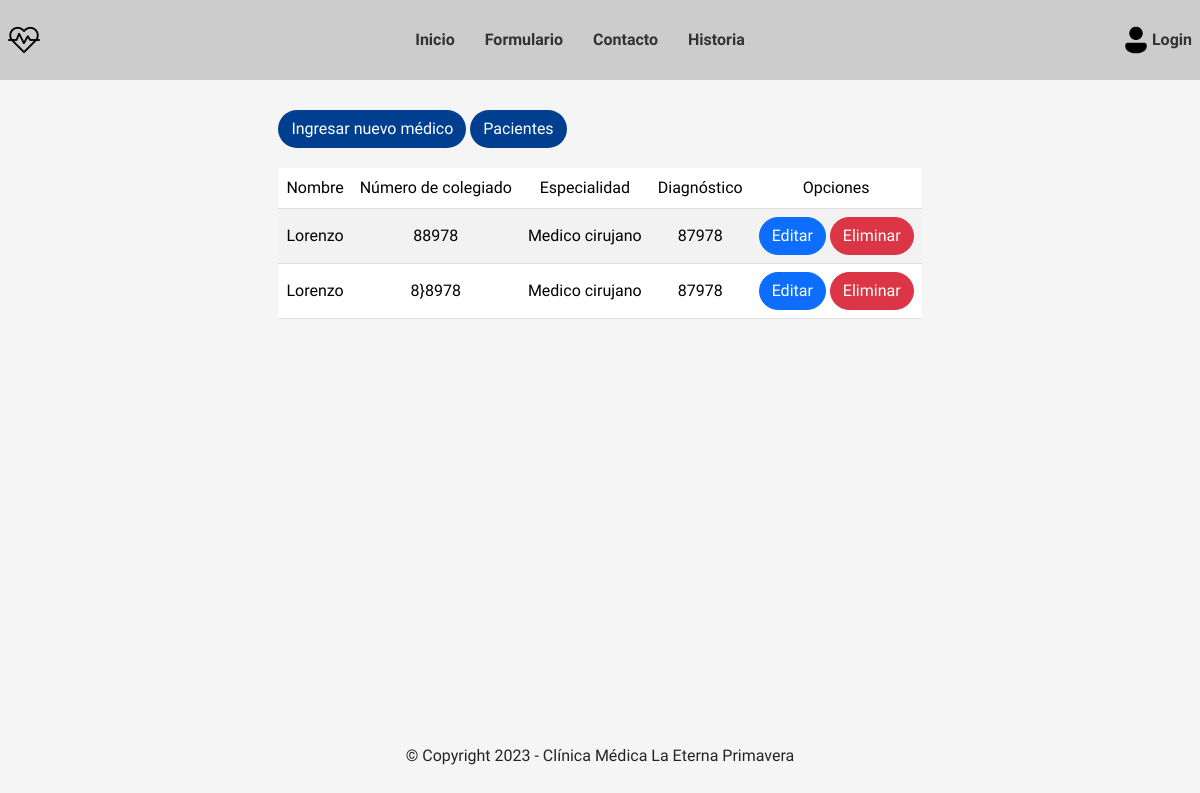
/medico, run on an earlier commit of the app's database.
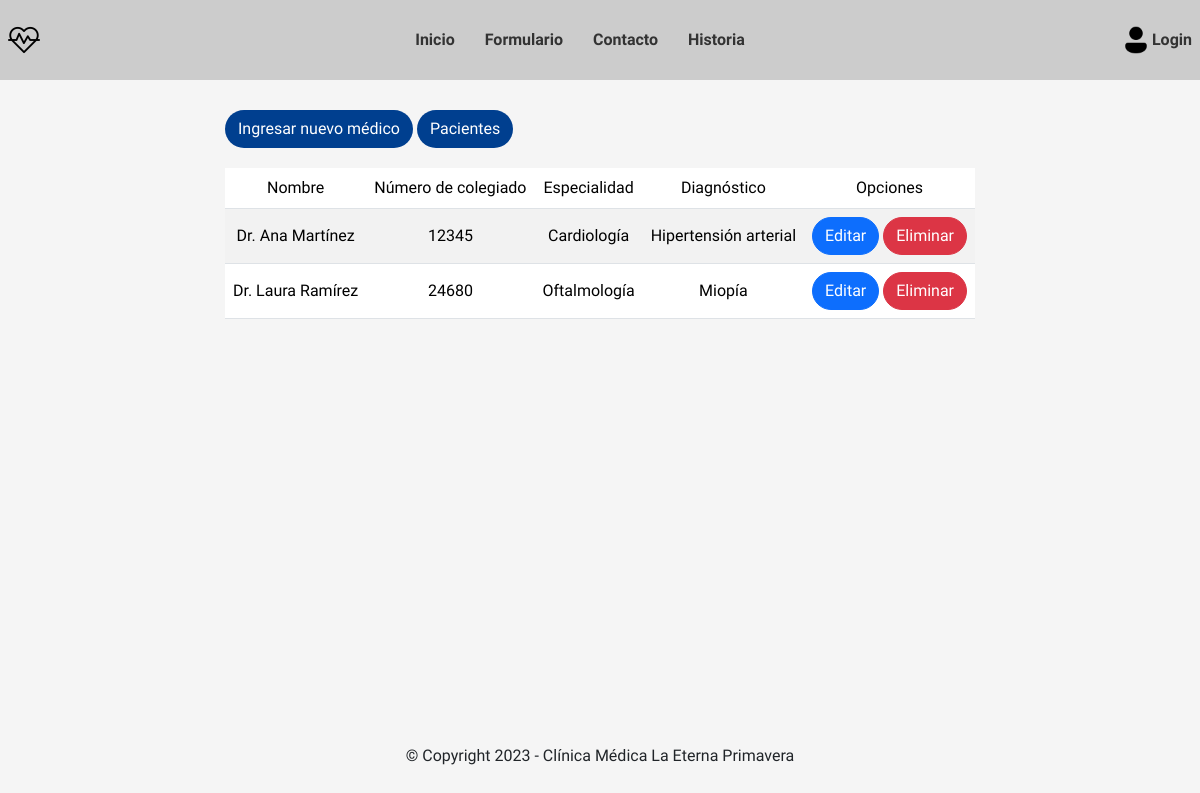
And on a later commit of the database.
### clinica/models.py (models this page shows)
class Medico(models.Model):
    nombre = models.CharField(max_length=128)
    numero_colegiado = models.CharField(max_length=64)
    especialidad = models.CharField(max_length=64)
    diagnostico = models.CharField(max_length=128)

### clinica/views.py (the view)
# urls.py: path('medico', views.MedicoListView.as_view(), name='medico-list'),
class MedicoListView(ListView):
    model = Medico
    template_name = 'clinica/medico/medico_list.html'

### templates/clinica/medico/medico_list.html
{% extends 'base.html' %}
{% block content %}
<div class="tabla-registro">
    <div class="container-btn">
        <a class="btn btn-medic" href="{% url 'clinica:medico-create' %}">Ingresar nuevo médico</a>
        <a class="btn btn-medic" href="{% url 'clinica:paciente-list' %}">Pacientes</a>
    </div>
    <div>
        <table class="table table-striped">
            <thead class="text-center align-middle">
                <tr>
                    <td>Nombre</td>
                    <td class="hide-data">Número de colegiado</td>
                    <td>Especialidad</td>
                    <td>Diagnóstico</td>
                    <td>Opciones</td>
                </tr>
            </thead>
            <tbody class="text-center align-middle">
                {% if object_list %}
                {% for medico in object_list %}
                <tr>
                    <td>{{medico.nombre}}</td>
                    <td class="hide-data">{{medico.numero_colegiado}}</td>
                    <td>{{medico.especialidad}}</td>
                    <td>{{medico.diagnostico}}</td>
                    <td>
                        <a class="btn btn-primary" href="{% url 'clinica:medico-update' medico.id %}">Editar</a>
                        <a class="btn btn-danger" href="{% url 'clinica:medico-delete' medico.id %}">Eliminar</a>
                    </td>
                </tr>
                {% endfor %}
                {% else %}
                <tr>
                    <td colspan="5" class="text-center">No hay registros</td>
                </tr>
                {% endif %}
            </tbody>
        </table>
    </div>
</div>
{% endblock content %}

What changed in the data, as far as the page shows it:
removed Medico: nombre "Lorenzo", numero_colegiado "88978", especialidad "Medico cirujano", diagnostico "87978"
removed Medico: nombre "Lorenzo", numero_colegiado "8}8978", especialidad "Medico cirujano", diagnostico "87978"
added Medico: nombre "Dr. Ana Martínez", numero_colegiado "12345", especialidad "Cardiología", diagnostico "Hipertensión arterial"
added Medico: nombre "Dr. Laura Ramírez", numero_colegiado "24680", especialidad "Oftalmología", diagnostico "Miopía"
